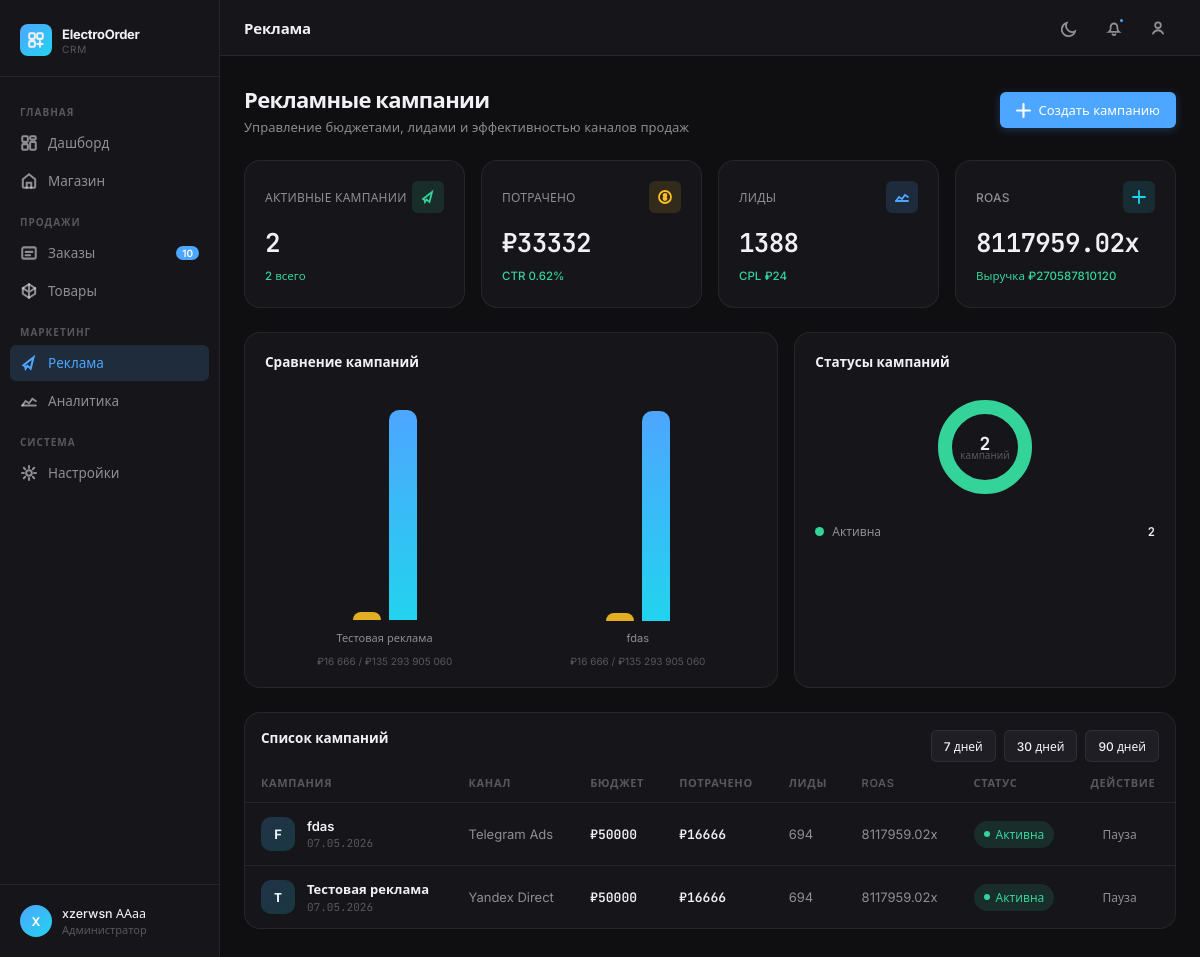
Screenshot of /advertisement/ (signed in) with the database file from the repository.
### ads/models.py (models this page shows, shortened)
class Campaign(models.Model):
    CHANNEL_CHOICES = [
        ("telegram", "Telegram Ads"),
        ("vk", "VK Ads"),
        ("yandex", "Yandex Direct"),
        ("google", "Google Ads"),
        ("email", "Email"),
    ]
    STATUS_CHOICES = [
        ("draft", "Черновик"),
        ("active", "Активна"),
        ("paused", "На паузе"),
        ("completed", "Завершена"),
    ]
    name = models.CharField(max_length=160, unique=True, verbose_name="Название")
    channel = models.CharField(max_length=20, choices=CHANNEL_CHOICES, verbose_name="Канал")
    status = models.CharField(max_length=20, choices=STATUS_CHOICES, default="draft", verbose_name="Статус")
    budget = models.IntegerField(default=0, validators=[MinValueValidator(0)], verbose_name="Бюджет")
    spent = models.IntegerField(default=0, validators=[MinValueValidator(0)], verbose_name="Потрачено")
    impressions = models.IntegerField(default=0, validators=[MinValueValidator(0)], verbose_name="Показы")
    clicks = models.IntegerField(default=0, validators=[MinValueValidator(0)], verbose_name="Клики")
    leads = models.IntegerField(default=0, validators=[MinValueValidator(0)], verbose_name="Лиды")
    conversions = models.IntegerField(default=0, validators=[MinValueValidator(0)], verbose_name="Конверсии")
    revenue = models.IntegerField(default=0, validators=[MinValueValidator(0)], verbose_name="Выручка")
    start_date = models.DateField(verbose_name="Дата запуска")
    end_date = models.DateField(blank=True, null=True, verbose_name="Дата завершения")
    description = models.TextField(blank=True, verbose_name="Описание")
    created_at = models.DateTimeField(auto_now_add=True, verbose_name="Создано")
    updated_at = models.DateTimeField(auto_now=True, verbose_name="Обновлено")
    class Meta:
        ordering = ["-created_at"]
        verbose_name = "Рекламная кампания"
        verbose_name_plural = "Рекламные кампании"
    @property
    def roas(self):
        if not self.spent:
            return 0
        return self.revenue / self.spent

### ads/views.py (the view)
# urls.py: path("", views.advert, name="advert"),
@login_required
def advert(request):
    period = request.GET.get("period") or "month"
    context = build_orders_page_context()
    context.update(get_ads_summary_context(period))
    context.update(
        {
            "title": "Реклама",
            "page_title": "Рекламные кампании",
            "page_subtitle": "Управление бюджетами, лидами и эффективностью каналов продаж",
            "active_page": "advert",
        }
    )
    return render(request, "ads/advert.html", context)

### ads/templates/ads/advert.html (shortened to what this page needs)
{% extends "base.html" %}
{% load static %}
{% block extra_css %}
<link rel="stylesheet" href="{% static 'ads/css/style.css' %}">
{% endblock %}
{% block content %}
<section class="page-header">
    <div class="page-header-row">
        <div>
            <div class="page-title">{{ page_title }}</div>
            <div class="page-subtitle">{{ page_subtitle }}</div>
        </div>
        <button class="btn btn-primary btn-glow" type="button" id="openCampaignModal" data-create-campaign-url="{% url 'ads:create_campaign_json' %}">
            <svg viewBox="0 0 14 14" fill="none" stroke="currentColor" stroke-width="2" stroke-linecap="round"><path d="M7 1v12M1 7h12"></path></svg>
            Создать кампанию
        </button>
    </div>
</section>
<section class="metrics-grid metrics-grid-compact">
    <div class="card metric-card">
        <div class="metric-header">
            <span class="metric-label">Активные кампании</span>
            <div class="metric-icon green">
                <svg viewBox="0 0 16 16" fill="none" stroke="currentColor" stroke-width="1.8" stroke-linecap="round"><path d="M3 10L12 3l-2.5 10-3-2.5-1.5 2.5L4.5 11 3 10z"></path></svg>
            </div>
        </div>
        <span class="metric-value">{{ active_campaigns_count }}</span>
        <div class="metric-delta up">{{ campaigns_count }} всего</div>
    </div>
    <div class="card metric-card">
        <div class="metric-header">
            <span class="metric-label">Потрачено</span>
            <div class="metric-icon amber">
                <svg viewBox="0 0 16 16" fill="none" stroke="currentColor" stroke-width="1.8" stroke-linecap="round"><circle cx="8" cy="8" r="6"></circle><path d="M8 5v6M6.5 6.5c0-.8.7-1.5 1.5-1.5s1.5.7 1.5 1.5S9.3 8 8 8s-1.5.7-1.5 1.5S7.2 11 8 11s1.5-.7 1.5-1.5"></path></svg>
            </div>
        </div>
        <span class="metric-value">₽{{ spent_total|floatformat:0 }}</span>
        <div class="metric-delta up">CTR {{ ctr|floatformat:2 }}%</div>
    </div>
    <div class="card metric-card">
        <div class="metric-header">
            <span class="metric-label">Лиды</span>
            <div class="metric-icon blue">
                <svg viewBox="0 0 16 16" fill="none" stroke="currentColor" stroke-width="1.8" stroke-linecap="round"><path d="M2 12L5 8l3 2 3-4 3 2"></path><path d="M2 12h12"></path></svg>
            </div>
        </div>
        <span class="metric-value">{{ leads_total }}</span>
        <div class="metric-delta up">CPL ₽{{ cpl|floatformat:0 }}</div>
    </div>
    <div class="card metric-card">
        <div class="metric-header">
            <span class="metric-label">ROAS</span>
            <div class="metric-icon teal">
                <svg viewBox="0 0 16 16" fill="none" stroke="currentColor" stroke-width="1.8" stroke-linecap="round"><path d="M8 2v12M2 8h12"></path></svg>
            </div>
        </div>
        <span class="metric-value">{{ roas|floatformat:2 }}x</span>
        <div class="metric-delta up">Выручка ₽{{ revenue_total|floatformat:0 }}</div>
    </div>
</section>
<section class="dashboard-grid ads-grid">
    <div class="card chart-card">
        <div class="section-title">
            <span>Сравнение кампаний</span>
        </div>
        <div class="ads-compare-chart" id="campaignCompareChart"></div>
    </div>
    <div class="card donut-card">
        <div class="section-title">Статусы кампаний</div>
        <div class="donut-wrap">
            <svg class="donut-svg" width="120" height="120" viewBox="0 0 120 120" id="campaignStatusSvg" role="img" aria-label="Статусы кампаний"></svg>
            <div class="donut-legend" id="campaignStatusLegend"></div>
        </div>
    </div>
</section>
<section class="card table-card">
    <div class="section-header-row">
        <div class="section-title">Список кампаний</div>
        <div class="products-header-actions">
            <a class="btn btn-secondary btn-sm" href="?period=week">7 дней</a>
            <a class="btn btn-secondary btn-sm" href="?period=month">30 дней</a>
            <a class="btn btn-secondary btn-sm" href="?period=quarter">90 дней</a>
        </div>
    </div>
    <div class="table-wrap">
        <table id="campaignsTable" data-export-name="advert_campaigns">
            <thead>
                <tr>
                    <th><div class="th-inner">Кампания</div></th>
                    <th><div class="th-inner">Канал</div></th>
                    <th><div class="th-inner">Бюджет</div></th>
                    <th><div class="th-inner">Потрачено</div></th>
                    <th><div class="th-inner">Лиды</div></th>
                    <th><div class="th-inner">ROAS</div></th>
                    <th><div class="th-inner">Статус</div></th>
                    <th><div class="th-inner">Действие</div></th>
                </tr>
            </thead>
            <tbody id="campaignTableBody">
                {% for campaign in campaigns %}
                <tr>
                    <td>
                        <div class="product-cell">
                            <div class="product-thumb">{{ campaign.name|slice:":1"|upper }}</div>
                            <div class="product-meta">
                                <div class="product-meta__title">{{ campaign.name }}</div>
                                <div class="product-meta__sub">{{ campaign.start_date|date:"d.m.Y" }}{% if campaign.end_date %} - {{ campaign.end_date|date:"d.m.Y" }}{% endif %}</div>
                            </div>
                        </div>
                    </td>
                    <td>{{ campaign.get_channel_display }}</td>
                    <td><span class="order-amount">₽{{ campaign.budget }}</span></td>
                    <td><span class="order-amount">₽{{ campaign.spent }}</span></td>
                    <td>{{ campaign.leads }}</td>
                    <td>{{ campaign.roas|floatformat:2 }}x</td>
                    <td>
                        <span class="status-badge ads-status-{{ campaign.status }}" data-campaign-status-badge>
                            <span class="status-dot"></span>{{ campaign.get_status_display }}
                        </span>
                    </td>
                    <td>
                        {% if campaign.status == "active" %}
                        <button class="btn btn-ghost btn-sm campaign-status-btn" type="button" data-next-status="paused" data-update-url="{% url 'ads:update_campaign_status_json' campaign.id %}">Пауза</button>
                        {% elif campaign.status == "paused" or campaign.status == "draft" %}
                        <button class="btn btn-ghost btn-sm campaign-status-btn" type="button" data-next-status="active" data-update-url="{% url 'ads:update_campaign_status_json' campaign.id %}">Запустить</button>
                        {% else %}
                        <button class="btn btn-ghost btn-sm campaign-status-btn" type="button" data-next-status="completed" data-update-url="{% url 'ads:update_campaign_status_json' campaign.id %}" disabled>Завершена</button>
                        {% endif %}
                    </td>
                </tr>
                {% empty %}
                <tr>
                    <td colspan="8" class="empty-orders">Кампаний пока нет. Создайте первую рекламную кампанию.</td>
                </tr>
                {% endfor %}
            </tbody>
        </table>
    </div>
</section>
{% endblock %}

### templates/includes/navbar.html (shortened to what this page needs)
<aside class="sidebar" id="mainNav">
    <div class="sidebar-logo">
        <a href="{% url 'dashboard:dashboard' %}" class="logo-mark">
            <div class="logo-icon">
                <svg viewBox="0 0 16 16" fill="none" stroke="currentColor" stroke-width="1.8" stroke-linecap="round">
                    <rect x="2" y="2" width="5" height="5" rx="1"></rect>
                    <rect x="9" y="2" width="5" height="5" rx="1"></rect>
                    <rect x="2" y="9" width="5" height="5" rx="1"></rect>
                    <path d="M11.5 9v5M9 11.5h5"></path>
                </svg>
            </div>
            <div>
                <div class="logo-text">ElectroOrder</div>
                <div class="logo-sub">CRM</div>
            </div>
        </a>
    </div>
    <div class="sidebar-nav">
        <div class="nav-section-label">Главная</div>
        <a href="{% url 'dashboard:dashboard' %}" class="nav-item {% if active_page == 'dashboard' %}active{% endif %}">
            <span class="nav-label">Дашборд</span>
        </a>
        <a href="{% url 'market:home' %}" class="nav-item">
            <svg class="nav-icon" viewBox="0 0 16 16" fill="none" stroke="currentColor" stroke-width="1.8" stroke-linecap="round">
                <path d="M2.5 6.5L8 2l5.5 4.5V13a1 1 0 0 1-1 1H3.5a1 1 0 0 1-1-1V6.5z"></path>
                <path d="M6 14V9.5h4V14"></path>
            </svg>
            <span class="nav-label">Магазин</span>
        </a>
        <div class="nav-section-label">Продажи</div>
        <a href="{% url 'dashboard:orders' %}" class="nav-item {% if active_page == 'orders' %}active{% endif %}">
            <svg class="nav-icon" viewBox="0 0 16 16" fill="none" stroke="currentColor" stroke-width="1.8" stroke-linecap="round">
                <rect x="2" y="3" width="12" height="10" rx="1.5"></rect>
                <path d="M5 7h6M5 10h4"></path>
            </svg>
            <span class="nav-label">Заказы</span>
            <span class="nav-badge">{{ all_orders_count|default:0 }}</span>
        </a>
        <a href="{% url 'dashboard:products' %}" class="nav-item {% if active_page == 'products' %}active{% endif %}">
            <svg class="nav-icon" viewBox="0 0 16 16" fill="none" stroke="currentColor" stroke-width="1.8" stroke-linecap="round">
                <path d="M2.5 5.5L8 2l5.5 3.5v5L8 14l-5.5-3.5v-5z"></path>
                <path d="M8 2v12M2.5 5.5L8 9l5.5-3.5"></path>
            </svg>
            <span class="nav-label">Товары</span>
        </a>
        <div class="nav-section-label">Маркетинг</div>
        <a href="{% url 'ads:advert' %}" class="nav-item {% if active_page == 'advert' %}active{% endif %}">
            <svg class="nav-icon" viewBox="0 0 16 16" fill="none" stroke="currentColor" stroke-width="1.8" stroke-linecap="round">
                <path d="M3 10L12 3l-2.5 10-3-2.5-1.5 2.5L4.5 11 3 10z"></path>
            </svg>
            <span class="nav-label">Реклама</span>
        </a>
        <a href="{% url 'ads:analysis' %}" class="nav-item {% if active_page == 'analysis' %}active{% endif %}">
            <svg class="nav-icon" viewBox="0 0 16 16" fill="none" stroke="currentColor" stroke-width="1.8" stroke-linecap="round">
                <path d="M2 12L5 8l3 2 3-4 3 2"></path>
                <path d="M2 12h12"></path>
            </svg>
            <span class="nav-label">Аналитика</span>
        </a>
        <div class="nav-section-label">Система</div>
        <a href="{% url 'dashboard:settings' %}" class="nav-item {% if active_page == 'settings' %}active{% endif %}">
            <svg class="nav-icon" viewBox="0 0 16 16" fill="none" stroke="currentColor" stroke-width="1.8" stroke-linecap="round">
                <circle cx="8" cy="8" r="2.5"></circle>
                <path d="M8 1.8v1.7M8 12.5v1.7M14.2 8h-1.7M3.5 8H1.8M12.6 3.4l-1.2 1.2M4.6 11.4l-1.2 1.2M12.6 12.6l-1.2-1.2M4.6 4.6L3.4 3.4"></path>
            </svg>
            <span class="nav-label">Настройки</span>
        </a>
    </div>
    <div class="sidebar-footer">
        <div class="user-card">
            <div class="avatar">{{ user.username|slice:":1"|upper }}</div>
            <div class="user-info">
                <div class="user-name">{{ user.get_full_name|default:user.username }}</div>
                <div class="user-role">Администратор</div>
            </div>
        </div>
    </div>
</aside>

### rows the page displays
Campaign: name "F", name "fdas", start_date "07.05.2026", channel "Telegram Ads", budget "50000", spent "16666", leads "694", roas "8117959.02", status "Активна", shows "Пауза"
Campaign: name "Т", name "Тестовая реклама", start_date "07.05.2026", channel "Yandex Direct", budget "50000", spent "16666", leads "694", roas "8117959.02", status "Активна", shows "Пауза"

### other values shown
{{ all_orders_count|default:0 }} "10"
{{ user.username|slice:":1"|upper }} "X"
{{ user.get_full_name|default:user.username }} "xzerwsn ААаа"
{{ title }} "Реклама"
{{ page_title }} "Рекламные кампании"
{{ page_subtitle }} "Управление бюджетами, лидами и эффективностью каналов продаж"
{{ active_campaigns_count }} "2"
{{ campaigns_count }} "2"
{{ spent_total|floatformat:0 }} "33332"
{{ ctr|floatformat:2 }} "0.62"
{{ leads_total }} "1388"
{{ cpl|floatformat:0 }} "24"
{{ roas|floatformat:2 }} "8117959.02"
{{ revenue_total|floatformat:0 }} "270587810120"
